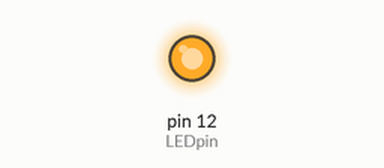
Recording of a program running on a simulated Raspberry Pi (header pin numbers). On the bench: output pins drawn as LEDs (lit = HIGH). At 1.0 s the program stops and its outputs stay as they are.

Above: at 0.1 s.
At 1.1 s:
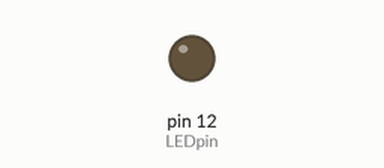
Timing chart, 0 to 2.5 s (numbered marks = the images above):
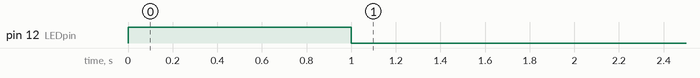

The program:

blink.py
```python
import RPi.GPIO as GPIO             ## Import GPIO Library
import time                         ## Import 'time' library (for 'sleep')

LEDpin = 12                            ## These are our LEDs
ourdelay = 1                        ## Delay
# pins 4,17,18,21,22,23,24,25

GPIO.setmode(GPIO.BOARD)            ## Use BOARD pin numbering
GPIO.setup(LEDpin, GPIO.OUT)        ## set output

## function to save code

def activateLED( pin, delay ):
  GPIO.output(pin, GPIO.HIGH)      ## set HIGH (LED ON)
  time.sleep(delay)                ## wait
  GPIO.output(pin, GPIO.LOW)       ## set LOW (LED OFF)
  return;

activateLED(LEDpin,ourdelay)

GPIO.cleanup()                      ## close down library
```

Measured:
- by itself, pin 12 (LEDpin): LOW → HIGH at 0.00 s, → LOW 1.0 s later
